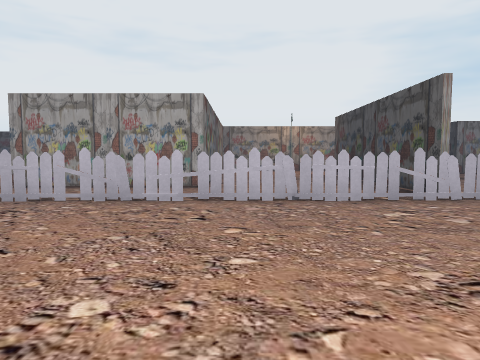
view 1 (above)

24 first-person views from a walk through a Unity game level. The camera is 1.4 m above the floor, tilts 4° down and sees 70° across. The floor is counted in squares, 2 m on a side. Each view is taken from the middle of a square. On the plan, view 1 faces up. The plan holds only what a view shows up to about 11 squares ahead; the rest is blank. The place goes on beyond the plan. The player is left out. Some surface patterns are stand-ins.

view 2
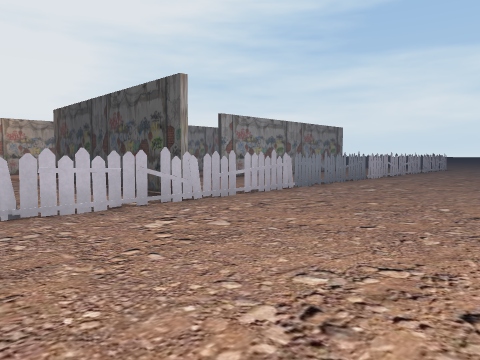

view 3
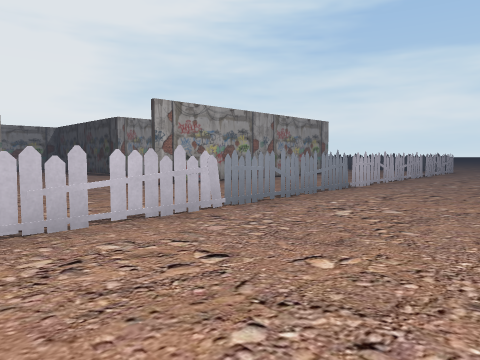

view 4
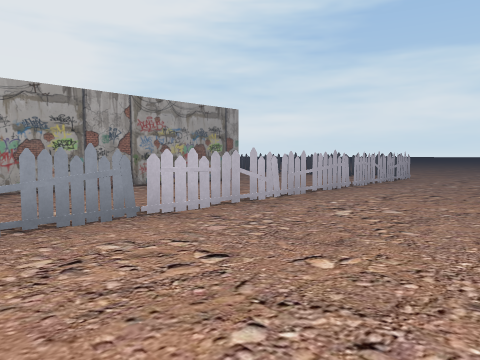

view 5
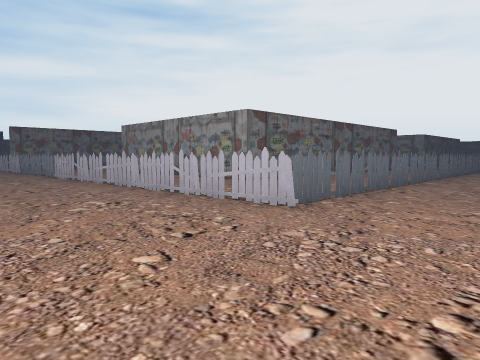

view 6
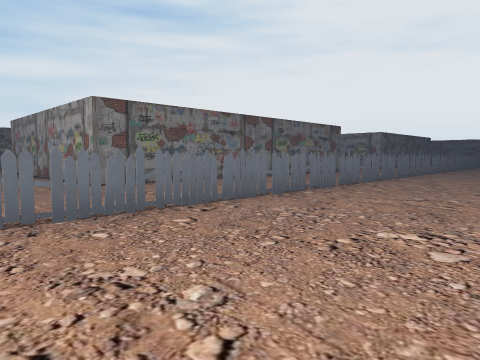

view 7
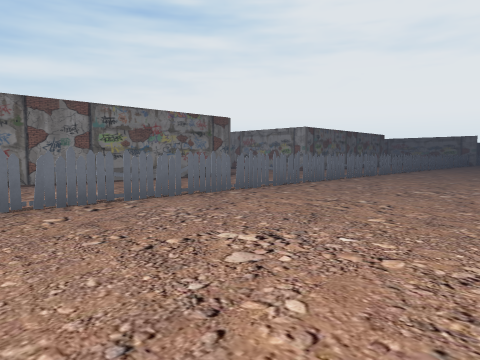

view 8
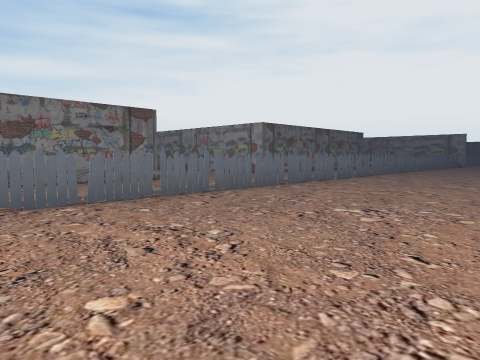

view 9
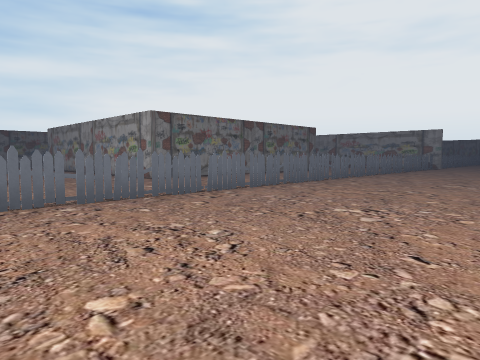

view 10
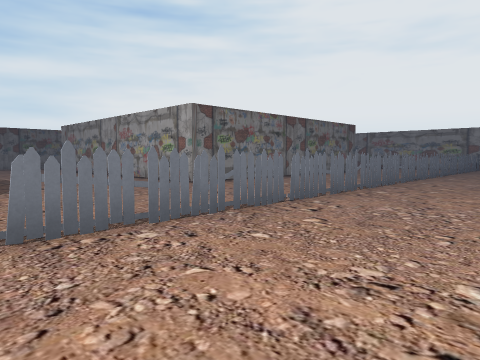

view 11
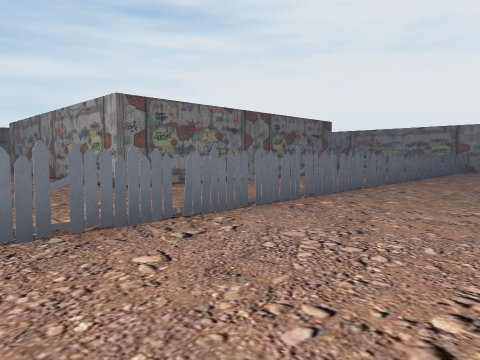

view 12
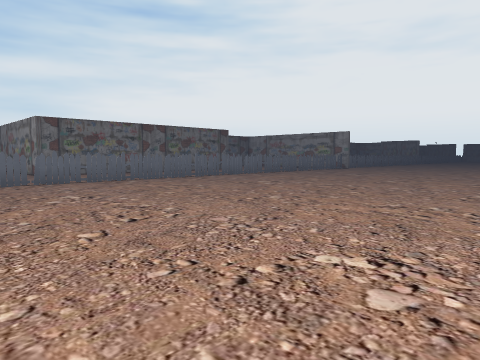

view 13
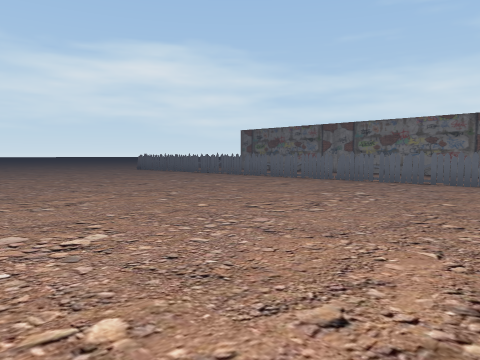

view 14
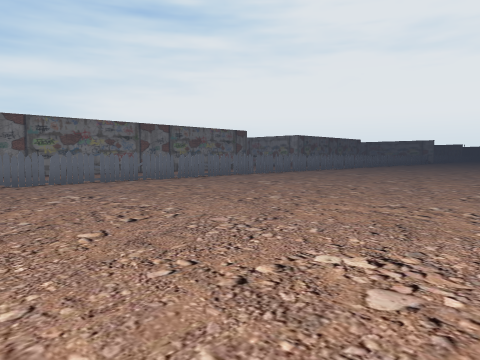

view 15
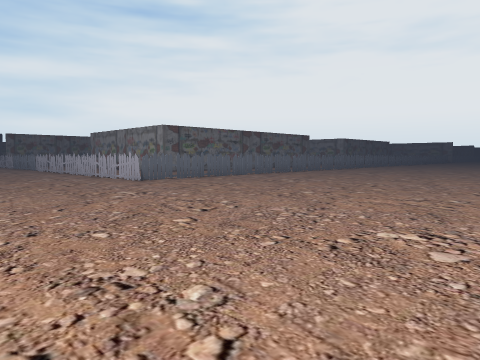

view 16
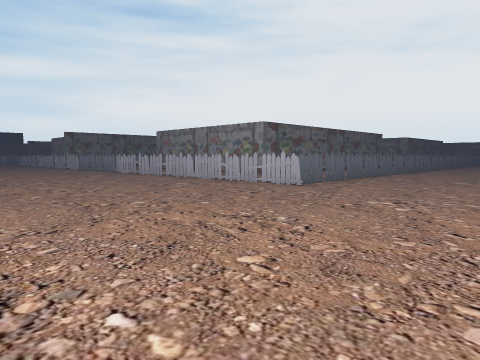

view 17
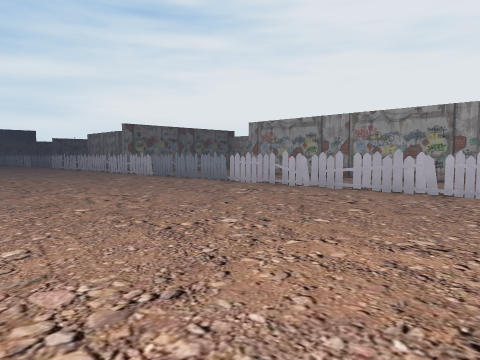

view 18
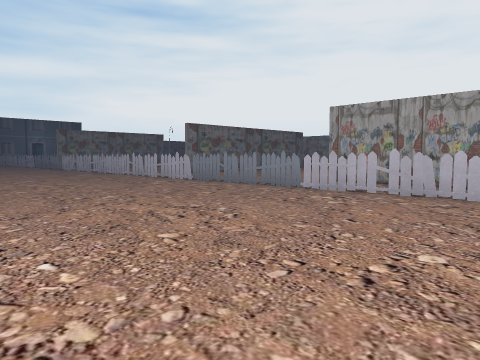

view 19
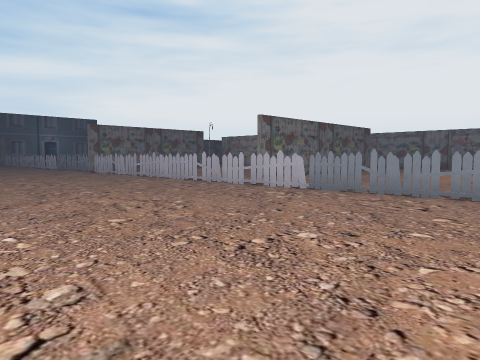

view 20
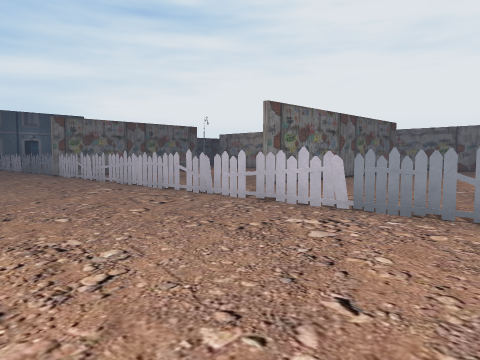

view 21
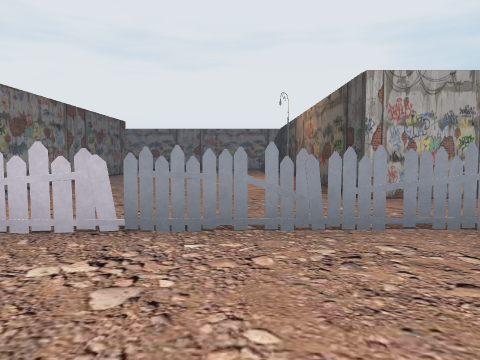

view 22
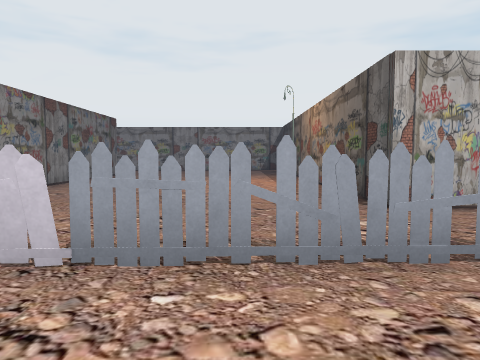

view 23
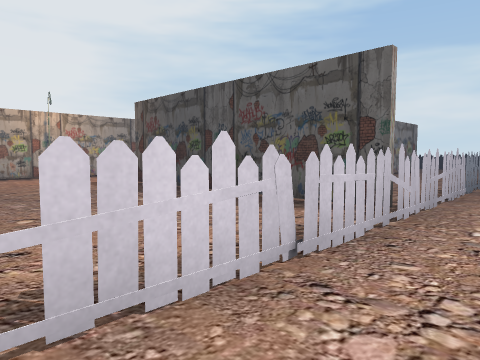

view 24
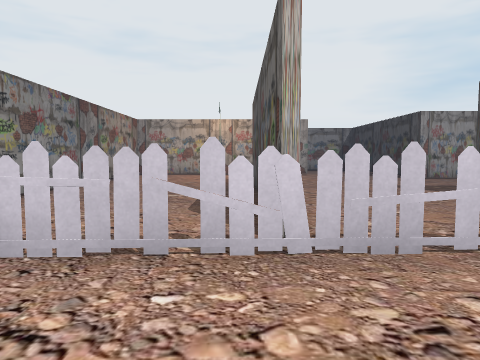

### Floor plan
Key: @ floor where view 1 was taken; # wall or solid block; x gap in a wall; . floor; T thing the floor can be seen under or through; O other object.
Columns run from 17 left of view 1 to 28 right of it. Each row starts with its distance up from view 1.
 32                                     O.......
 31                                  .. O.......
 30                                 #.. O........
 29                                 #...O........
 28                                 #...O........
 27                                 #...O........
 26                                 #...O........
 25                            ######...O.........
 24                              .......O.........
 23                               ......O.........
 22                               ......O.........
 21                                .....O.........
 20                                 #...O.........
 19                                 #...O.........
 18                                 #...O........
 17                                 #...O........
 16                   ##            #...O........
 15                   ..            #...O........
 14            .#     ...           #...O........
 13      #    ..#   # ...     ##    #...O........
 12      #  ....#   #...# .....     #...O........
 11      # .....#   #...# ....      #...O........
 10      # .....#   #...#.......    #...O.........
  9     .# .....#   #...#....########...O.........
  8     .# .....#####...#...............O.........
  7        ......    ...#...............O.........
  6     ........     ...T....OOx#x####x##........
  5 x#x##x#x#OOOO###TTTTTTTTO....................
  4 ..............................................
  3 ..............................................
  2  .............................................
  1  .................... ........................
  0      ............@        ................
 -1           ........             ....   ....

Positions as (right, up) in squares from view 1, and headings:
1: (0, 0), facing up
2: (0, 1), facing up-right
3: (3, 2), facing up-right
4: (8, 2), facing up-right
5: (22, 2), facing up-left
6: (23, 6), facing up-left
7: (24, 12), facing up-left
8: (24, 15), facing up-left
9: (24, 20), facing up-left
10: (22, 20), facing up-left
11: (22, 22), facing up-left
12: (28, 22), facing up-left
13: (28, 22), facing down-left
14: (28, 7), facing up-left
15: (28, 1), facing up-left
16: (24, -1), facing up-left
17: (17, -1), facing up-left
18: (0, -1), facing up-left
19: (-4, -1), facing up-left
20: (-6, 1), facing up-left
21: (-7, 2), facing up
22: (-7, 3), facing up
23: (-1, 4), facing up-right
24: (3, 3), facing up
